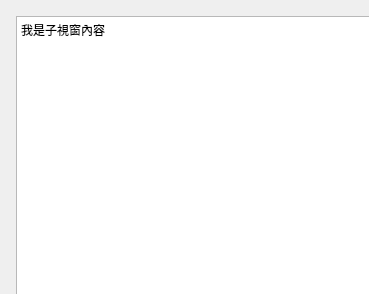
<?xml version="1.0" encoding="UTF-8"?>
<ui version="4.0">
 <class>ChildrenForm</class>
 <widget class="QWidget" name="ChildrenForm">
  <property name="geometry">
   <rect>
    <x>0</x>
    <y>0</y>
    <width>369</width>
    <height>294</height>
   </rect>
  </property>
  <property name="windowTitle">
   <string>Form</string>
  </property>
  <widget class="QTextEdit" name="textEdit">
   <property name="geometry">
    <rect>
     <x>16</x>
     <y>16</y>
     <width>801</width>
     <height>591</height>
    </rect>
   </property>
   <property name="html">
    <string>&lt;!DOCTYPE HTML PUBLIC &quot;-//W3C//DTD HTML 4.0//EN&quot; &quot;http://www.w3.org/TR/REC-html40/strict.dtd&quot;&gt;
&lt;html&gt;&lt;head&gt;&lt;meta name=&quot;qrichtext&quot; content=&quot;1&quot; /&gt;&lt;style type=&quot;text/css&quot;&gt;
p, li { white-space: pre-wrap; }
&lt;/style&gt;&lt;/head&gt;&lt;body style=&quot; font-family:'PMingLiU'; font-size:9pt; font-weight:400; font-style:normal;&quot;&gt;
&lt;p style=&quot; margin-top:0px; margin-bottom:0px; margin-left:0px; margin-right:0px; -qt-block-indent:0; text-indent:0px;&quot;&gt;我是子視窗內容&lt;/p&gt;&lt;/body&gt;&lt;/html&gt;</string>
   </property>
  </widget>
 </widget>
 <resources/>
 <connections/>
</ui>
